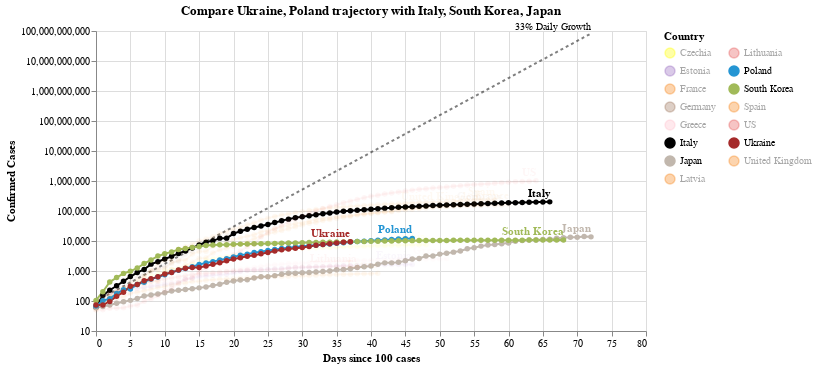

Source (notebook cell):
### Code cell
#hide_input
chart2 = make_since_chart(['Ukraine', 'Poland'])
chart2

### Figure 1 — Vega-Lite specification as saved in the notebook (floating-point values rounded to 4 significant figures; data arrays with more than 128 entries replaced by an {"elided": "..."} marker saying what was removed)
{"config": {"view": {"continuousWidth": 400, "continuousHeight": 300}}, "layer": [{"mark": {"type": "line", "color": "black", "opacity": 0.5, "strokeDash": [3, 3]}, "encoding": {"x": {"type": "quantitative", "field": "Days since 100 cases"}, "y": {"type": "quantitative", "field": "Confirmed Cases"}}}, {"mark": {"type": "text", "align": "right", "dy": -6, "fontSize": 10, "text": "33% Daily Growth"}, "encoding": {"x": {"type": "quantitative", "field": "Days since 100 cases"}, "y": {"type": "quantitative", "field": "Confirmed Cases"}}, "transform": [{"filter": "(datum['Days since 100 cases'] >= 72)"}]}, {"data": {"name": "data-ff80dffc156eabe901ca56bd4eecd420"}, "mark": {"type": "line", "point": true}, "encoding": {"color": {"type": "nominal", "field": "Country", "legend": {"columns": 2}, "scale": {"domain": ["Czechia", "Estonia", "France", "Germany", "Greece", "Italy", "Japan", "Latvia", "Lithuania", "Poland", "South Korea", "Spain", "US", "Ukraine", "United Kingdom"], "range": ["yellow", "#9467bd", "#F58518", "#9D755D", "pink", "black", "#C1B7AD", "#F58518", "#E45756", "#2495D3", "#A1BA59", "#F58518", "#E45756", "brown", "#F58518"]}}, "opacity": {"condition": {"value": 1, "selection": "selector008"}, "value": 0.05}, "tooltip": [{"type": "nominal", "field": "Country"}, {"type": "temporal", "field": "Date"}, {"type": "quantitative", "field": "Confirmed Cases"}, {"type": "quantitative", "field": "Days since 100 cases"}], "x": {"type": "quantitative", "field": "Days since 100 cases"}, "y": {"type": "quantitative", "field": "Confirmed Cases", "scale": {"type": "log"}}}, "selection": {"selector008": {"type": "multi", "fields": ["Country"], "bind": "legend", "init": [{"Country": "Ukraine"}, {"Country": "Poland"}, {"Country": "Italy"}, {"Country": "South Korea"}, {"Country": "Japan"}]}}, "width": 550}, {"data": {"name": "data-ff80dffc156eabe901ca56bd4eecd420"}, "mark": {"type": "text", "align": "right", "dy": -8, "fontWeight": "bold"}, "encoding": {"color": {"type": "nominal", "field": "Country", "legend": {"columns": 2}, "scale": {"domain": ["Czechia", "Estonia", "France", "Germany", "Greece", "Italy", "Japan", "Latvia", "Lithuania", "Poland", "South Korea", "Spain", "US", "Ukraine", "United Kingdom"], "range": ["yellow", "#9467bd", "#F58518", "#9D755D", "pink", "black", "#C1B7AD", "#F58518", "#E45756", "#2495D3", "#A1BA59", "#F58518", "#E45756", "brown", "#F58518"]}}, "opacity": {"condition": {"value": 1, "selection": "selector008"}, "value": 0.05}, "text": {"type": "nominal", "field": "Country"}, "tooltip": [{"type": "nominal", "field": "Country"}, {"type": "temporal", "field": "Date"}, {"type": "quantitative", "field": "Confirmed Cases"}, {"type": "quantitative", "field": "Days since 100 cases"}], "x": {"type": "quantitative", "field": "Days since 100 cases"}, "y": {"type": "quantitative", "field": "Confirmed Cases", "scale": {"type": "log"}}}, "transform": [{"filter": "(datum['Date'] >= 1588032000000)"}], "width": 550}], "data": {"name": "data-6bcd14cede4addfa82cd7a00968bc3db"}, "title": "Compare Ukraine, Poland trajectory with Italy, South Korea, Japan", "$schema": "https://vega.github.io/schema/vega-lite/v4.0.2.json", "datasets": {"data-6bcd14cede4addfa82cd7a00968bc3db": [{"Days since 100 cases": 0, "Confirmed Cases": 100.0}, {"Days since 100 cases": 1, "Confirmed Cases": 133.0}, {"Days since 100 cases": 2, "Confirmed Cases": 176.9}, {"Days since 100 cases": 3, "Confirmed Cases": 235.3}, {"Days since 100 cases": 4, "Confirmed Cases": 312.9}, {"Days since 100 cases": 5, "Confirmed Cases": 416.2}, {"Days since 100 cases": 6, "Confirmed Cases": 553.5}, {"Days since 100 cases": 7, "Confirmed Cases": 736.1}, {"Days since 100 cases": 8, "Confirmed Cases": 979.1}, {"Days since 100 cases": 9, "Confirmed Cases": 1302.0}, {"Days since 100 cases": 10, "Confirmed Cases": 1732.0}, {"Days since 100 cases": 11, "Confirmed Cases": 2303.0}, {"Days since 100 cases": 12, "Confirmed Cases": 3064.0}, {"Days since 100 cases": 13, "Confirmed Cases": 4074.0}, {"Days since 100 cases": 14, "Confirmed Cases": 5419.0}, {"Days since 100 cases": 15, "Confirmed Cases": 7207.0}, {"Days since 100 cases": 16, "Confirmed Cases": 9586.0}, {"Days since 100 cases": 17, "Confirmed Cases": 12750.0}, {"Days since 100 cases": 18, "Confirmed Cases": 16960.0}, {"Days since 100 cases": 19, "Confirmed Cases": 22550.0}, {"Days since 100 cases": 20, "Confirmed Cases": 29990.0}, {"Days since 100 cases": 21, "Confirmed Cases": 39890.0}, {"Days since 100 cases": 22, "Confirmed Cases": 53060.0}, {"Days since 100 cases": 23, "Confirmed Cases": 70560.0}, {"Days since 100 cases": 24, "Confirmed Cases": 93850.0}, {"Days since 100 cases": 25, "Confirmed Cases": 124800.0}, {"Days since 100 cases": 26, "Confirmed Cases": 166000.0}, {"Days since 100 cases": 27, "Confirmed Cases": 220800.0}, {"Days since 100 cases": 28, "Confirmed Cases": 293700.0}, {"Days since 100 cases": 29, "Confirmed Cases": 390600.0}, {"Days since 100 cases": 30, "Confirmed Cases": 519500.0}, {"Days since 100 cases": 31, "Confirmed Cases": 690900.0}, {"Days since 100 cases": 32, "Confirmed Cases": 918900.0}, {"Days since 100 cases": 33, "Confirmed Cases": 1222000.0}, {"Days since 100 cases": 34, "Confirmed Cases": 1625000.0}, {"Days since 100 cases": 35, "Confirmed Cases": 2162000.0}, {"Days since 100 cases": 36, "Confirmed Cases": 2875000.0}, {"Days since 100 cases": 37, "Confirmed Cases": 3824000.0}, {"Days since 100 cases": 38, "Confirmed Cases": 5086000.0}, {"Days since 100 cases": 39, "Confirmed Cases": 6764000.0}, {"Days since 100 cases": 40, "Confirmed Cases": 8996000.0}, {"Days since 100 cases": 41, "Confirmed Cases": 11970000.0}, {"Days since 100 cases": 42, "Confirmed Cases": 15910000.0}, {"Days since 100 cases": 43, "Confirmed Cases": 21170000.0}, {"Days since 100 cases": 44, "Confirmed Cases": 28150000.0}, {"Days since 100 cases": 45, "Confirmed Cases": 37440000.0}, {"Days since 100 cases": 46, "Confirmed Cases": 49790000.0}, {"Days since 100 cases": 47, "Confirmed Cases": 66230000.0}, {"Days since 100 cases": 48, "Confirmed Cases": 88080000.0}, {"Days since 100 cases": 49, "Confirmed Cases": 117100000.0}, {"Days since 100 cases": 50, "Confirmed Cases": 155800000.0}, {"Days since 100 cases": 51, "Confirmed Cases": 207200000.0}, {"Days since 100 cases": 52, "Confirmed Cases": 275600000.0}, {"Days since 100 cases": 53, "Confirmed Cases": 366600000.0}, {"Days since 100 cases": 54, "Confirmed Cases": 487500000.0}, {"Days since 100 cases": 55, "Confirmed Cases": 648400000.0}, {"Days since 100 cases": 56, "Confirmed Cases": 862400000.0}, {"Days since 100 cases": 57, "Confirmed Cases": 1147000000.0}, {"Days since 100 cases": 58, "Confirmed Cases": 1525000000.0}, {"Days since 100 cases": 59, "Confirmed Cases": 2029000000.0}, {"Days since 100 cases": 60, "Confirmed Cases": 2698000000.0}, {"Days since 100 cases": 61, "Confirmed Cases": 3589000000.0}, {"Days since 100 cases": 62, "Confirmed Cases": 4773000000.0}, {"Days since 100 cases": 63, "Confirmed Cases": 6348000000.0}, {"Days since 100 cases": 64, "Confirmed Cases": 8443000000.0}, {"Days since 100 cases": 65, "Confirmed Cases": 11230000000.0}, {"Days since 100 cases": 66, "Confirmed Cases": 14940000000.0}, {"Days since 100 cases": 67, "Confirmed Cases": 19860000000.0}, {"Days since 100 cases": 68, "Confirmed Cases": 26420000000.0}, {"Days since 100 cases": 69, "Confirmed Cases": 35140000000.0}, {"Days since 100 cases": 70, "Confirmed Cases": 46730000000.0}, {"Days since 100 cases": 71, "Confirmed Cases": 62150000000.0}, {"Days since 100 cases": 72, "Confirmed Cases": 82660000000.0}], "data-ff80dffc156eabe901ca56bd4eecd420": {"elided": "825 records"}}}
